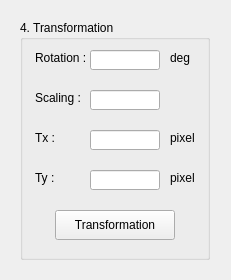
<?xml version="1.0" encoding="UTF-8"?>
<ui version="4.0">
 <class>Form</class>
 <widget class="QWidget" name="Form">
  <property name="geometry">
   <rect>
    <x>0</x>
    <y>0</y>
    <width>231</width>
    <height>280</height>
   </rect>
  </property>
  <property name="windowTitle">
   <string>Form</string>
  </property>
  <widget class="QGroupBox" name="groupBox">
   <property name="geometry">
    <rect>
     <x>20</x>
     <y>20</y>
     <width>190</width>
     <height>240</height>
    </rect>
   </property>
   <property name="title">
    <string>4. Transformation</string>
   </property>
   <widget class="QPushButton" name="pushButton_4">
    <property name="geometry">
     <rect>
      <x>35</x>
      <y>190</y>
      <width>120</width>
      <height>30</height>
     </rect>
    </property>
    <property name="text">
     <string>Transformation</string>
    </property>
   </widget>
   <widget class="QLineEdit" name="lineEdit">
    <property name="geometry">
     <rect>
      <x>70</x>
      <y>30</y>
      <width>70</width>
      <height>20</height>
     </rect>
    </property>
    <property name="text">
     <string notr="true"/>
    </property>
   </widget>
   <widget class="QLabel" name="label">
    <property name="geometry">
     <rect>
      <x>15</x>
      <y>30</y>
      <width>50</width>
      <height>15</height>
     </rect>
    </property>
    <property name="text">
     <string>Rotation :</string>
    </property>
   </widget>
   <widget class="QLabel" name="label_2">
    <property name="geometry">
     <rect>
      <x>150</x>
      <y>30</y>
      <width>50</width>
      <height>15</height>
     </rect>
    </property>
    <property name="text">
     <string>deg</string>
    </property>
   </widget>
   <widget class="QLineEdit" name="lineEdit_2">
    <property name="geometry">
     <rect>
      <x>70</x>
      <y>70</y>
      <width>70</width>
      <height>20</height>
     </rect>
    </property>
    <property name="text">
     <string notr="true"/>
    </property>
   </widget>
   <widget class="QLabel" name="label_3">
    <property name="geometry">
     <rect>
      <x>15</x>
      <y>70</y>
      <width>50</width>
      <height>15</height>
     </rect>
    </property>
    <property name="text">
     <string>Scaling :</string>
    </property>
   </widget>
   <widget class="QLabel" name="label_5">
    <property name="geometry">
     <rect>
      <x>15</x>
      <y>110</y>
      <width>50</width>
      <height>15</height>
     </rect>
    </property>
    <property name="text">
     <string>Tx :</string>
    </property>
   </widget>
   <widget class="QLineEdit" name="lineEdit_3">
    <property name="geometry">
     <rect>
      <x>70</x>
      <y>110</y>
      <width>70</width>
      <height>20</height>
     </rect>
    </property>
    <property name="text">
     <string notr="true"/>
    </property>
   </widget>
   <widget class="QLabel" name="label_6">
    <property name="geometry">
     <rect>
      <x>150</x>
      <y>110</y>
      <width>50</width>
      <height>15</height>
     </rect>
    </property>
    <property name="text">
     <string>pixel</string>
    </property>
   </widget>
   <widget class="QLineEdit" name="lineEdit_4">
    <property name="geometry">
     <rect>
      <x>70</x>
      <y>150</y>
      <width>70</width>
      <height>20</height>
     </rect>
    </property>
    <property name="text">
     <string notr="true"/>
    </property>
   </widget>
   <widget class="QLabel" name="label_7">
    <property name="geometry">
     <rect>
      <x>15</x>
      <y>150</y>
      <width>50</width>
      <height>15</height>
     </rect>
    </property>
    <property name="text">
     <string>Ty :</string>
    </property>
   </widget>
   <widget class="QLabel" name="label_8">
    <property name="geometry">
     <rect>
      <x>150</x>
      <y>150</y>
      <width>50</width>
      <height>15</height>
     </rect>
    </property>
    <property name="text">
     <string>pixel</string>
    </property>
   </widget>
  </widget>
 </widget>
 <resources/>
 <connections/>
</ui>
